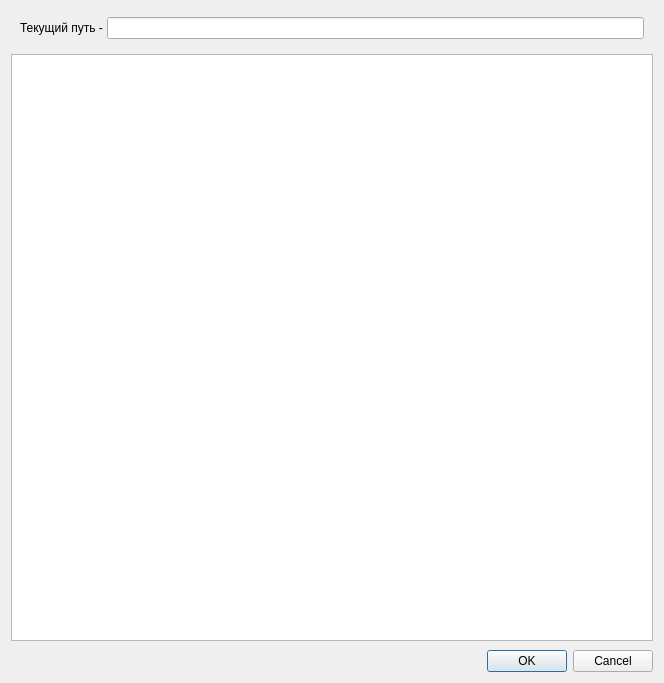
<?xml version="1.0" encoding="UTF-8"?>
<ui version="4.0">
 <class>FilesDialog</class>
 <widget class="QDialog" name="FilesDialog">
  <property name="geometry">
   <rect>
    <x>0</x>
    <y>0</y>
    <width>664</width>
    <height>683</height>
   </rect>
  </property>
  <property name="windowTitle">
   <string>Dialog</string>
  </property>
  <layout class="QGridLayout" name="gridLayout">
   <item row="0" column="0">
    <layout class="QVBoxLayout" name="verticalLayout">
     <property name="spacing">
      <number>9</number>
     </property>
     <item>
      <layout class="QHBoxLayout" name="horizontalLayout">
       <property name="spacing">
        <number>0</number>
       </property>
       <property name="leftMargin">
        <number>9</number>
       </property>
       <property name="topMargin">
        <number>6</number>
       </property>
       <property name="rightMargin">
        <number>9</number>
       </property>
       <property name="bottomMargin">
        <number>6</number>
       </property>
       <item>
        <widget class="QLabel" name="label">
         <property name="text">
          <string>Текущий путь - </string>
         </property>
        </widget>
       </item>
       <item>
        <widget class="QLineEdit" name="lineEditCurrentPath"/>
       </item>
      </layout>
     </item>
     <item>
      <widget class="QTreeView" name="treeViewFiles"/>
     </item>
     <item>
      <widget class="QDialogButtonBox" name="buttonBox">
       <property name="orientation">
        <enum>Qt::Horizontal</enum>
       </property>
       <property name="standardButtons">
        <set>QDialogButtonBox::Cancel|QDialogButtonBox::Ok</set>
       </property>
      </widget>
     </item>
    </layout>
   </item>
  </layout>
 </widget>
 <resources/>
 <connections>
  <connection>
   <sender>buttonBox</sender>
   <signal>accepted()</signal>
   <receiver>FilesDialog</receiver>
   <slot>accept()</slot>
   <hints>
    <hint type="sourcelabel">
     <x>248</x>
     <y>254</y>
    </hint>
    <hint type="destinationlabel">
     <x>157</x>
     <y>274</y>
    </hint>
   </hints>
  </connection>
  <connection>
   <sender>buttonBox</sender>
   <signal>rejected()</signal>
   <receiver>FilesDialog</receiver>
   <slot>reject()</slot>
   <hints>
    <hint type="sourcelabel">
     <x>316</x>
     <y>260</y>
    </hint>
    <hint type="destinationlabel">
     <x>286</x>
     <y>274</y>
    </hint>
   </hints>
  </connection>
 </connections>
</ui>
